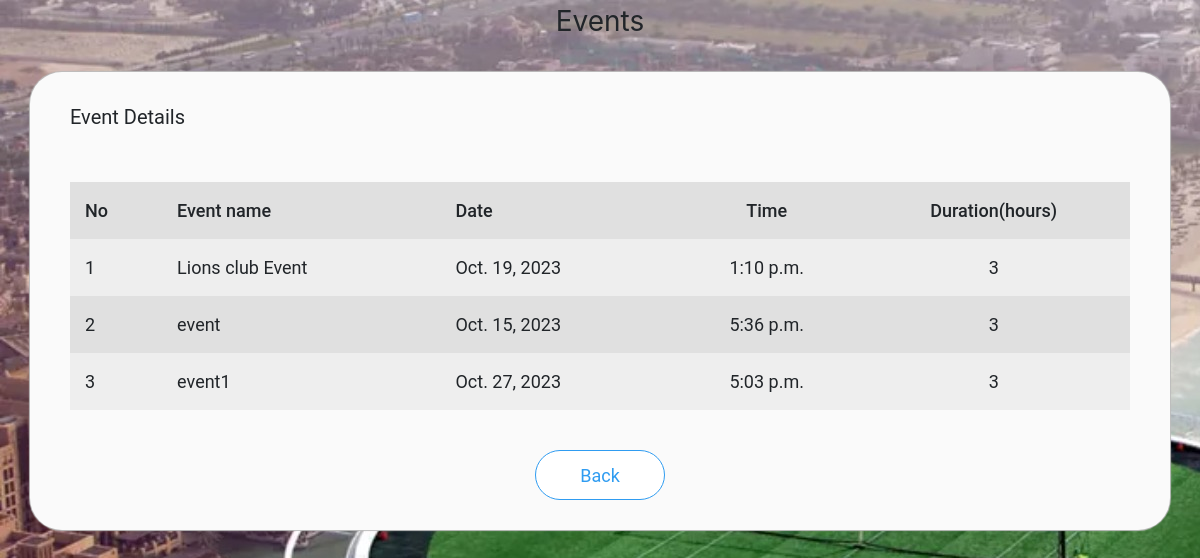
Screenshot of /scm/user_event (signed in) with the database file from the repository.
### scmapp/models.py (models this page shows)
class Event(models.Model):
    eid = models.AutoField(primary_key=True)
    name = models.CharField(max_length=20)
    date = models.DateField()
    time = models.TimeField()
    duration = models.IntegerField()

### scmapp/views.py (the view)
# urls.py: path('user_event', views.user_event, name='user_event'),
def user_event(request):
    if 'uname' in request.session:
        event = Event.objects.all()
        data = {'event':event}
        return render(request,'user_event.html',context=data)
    else:
        data = {'status':'You need to login first'}
        return render(request,'registration.html',context=data)

### templates/user_event.html (shortened to what this page needs)
<!DOCTYPE html>
{% load static %}
<html>
<head>
  <link rel="stylesheet" href="https://stackpath.bootstrapcdn.com/bootstrap/4.4.1/css/bootstrap.min.css">
  <link rel="stylesheet" href="{% static 'css/admin_event.css' %}">
</head>
<body>
<div class="container-fluid header text-center">
  Events
</div>
<div class="container box">
  Event Details
  <table>
    <tr>
      <td>No</td>
      <td>Event name</td>
      <td>Date</td>
      <td>Time</td>
      <td>Duration(hours)</td>
    </tr>
    {% for e in event %}
      <tr>
        <td>{{ forloop.counter }}</td>
        <td>{{ e.name}}</td>
        <td>{{ e.date }}</td>
        <td>{{ e.time }}</td>
        <td>{{ e.duration }}</td>
      </tr>
    {% empty %}
      <tr>
        <td colspan="5" align="center">No events</td>
      </tr>
    {% endfor %}
  </table>
  <div class="footer">
    <a href="{% url 'scmapp:user_home' %}""><button>Back</button></a>
  </div>
</div>
</body>
</html>

### static/css/admin_event.css (style rules this page uses)
body { background-image: url('/static/res/b8.jpg'); background-repeat: no-repeat; }
.header { margin: 30 0px 0px 0px; font-size: 28px; }
.container { width: 100%; }
.box { margin-top: 30px; margin-bottom: 50px; background-color: #fafafa; font-family: 'Roboto'; font-size: 20px; padding: 30px 40px 30px 40px; border-radius: 32px; -webkit-box-shadow:0px 0px 1px 1px #bdbdbd; }
.box button { width: 130px; height: 50px; margin: 0px; background-color: #fff; outline: none; border:1.5px solid #2f9cf1; border-radius: 64px; font-size: 18px; color:#2f9cf1; }
.box table { margin:50px 0px 0px 0px; width:100%; }
.box td { padding:15px; }
.box tr { font-size: 18px; }
.box tr:nth-child(1) { font-size: 18px; font-weight: 500; background-color: #a9a9a9; }
.box tr:nth-child(even) { background-color: #eeeeee; }
.box tr:nth-child(odd) { background-color: #e0e0e0; }
.box td:nth-child(4) { text-align: center; }
.box td:nth-child(5) { text-align: center; }
.footer { margin:40px 0px 0px 0px; height: 50px; text-align: center; }

### templates/user_event.html (style rules this page uses)
body { background-image: url('/static/res/b8.jpg'); background-repeat: no-repeat; }

### rows the page displays
Event: name "Lions club Event", date "Oct. 19, 2023", time "1:10 p.m.", duration "3"
Event: name "event", date "Oct. 15, 2023", time "5:36 p.m.", duration "3"
Event: name "event1", date "Oct. 27, 2023", time "5:03 p.m.", duration "3"
